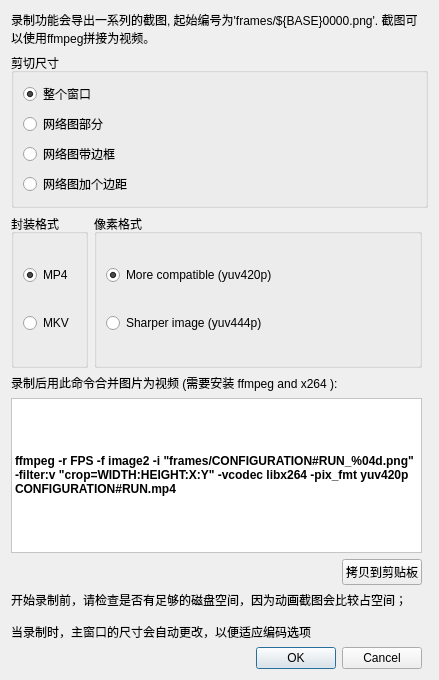
<?xml version="1.0" encoding="UTF-8"?>
<ui version="4.0">
 <class>VideoRecordingDialog</class>
 <widget class="QDialog" name="VideoRecordingDialog">
  <property name="geometry">
   <rect>
    <x>0</x>
    <y>0</y>
    <width>439</width>
    <height>680</height>
   </rect>
  </property>
  <property name="windowTitle">
   <string>Video Recording</string>
  </property>
  <layout class="QGridLayout" name="gridLayout">
   <item row="6" column="0">
    <widget class="QGroupBox" name="containerFormatGroup">
     <property name="sizePolicy">
      <sizepolicy hsizetype="Preferred" vsizetype="MinimumExpanding">
       <horstretch>0</horstretch>
       <verstretch>0</verstretch>
      </sizepolicy>
     </property>
     <property name="title">
      <string>封装格式</string>
     </property>
     <layout class="QVBoxLayout" name="verticalLayout_3">
      <item>
       <widget class="QRadioButton" name="mp4">
        <property name="text">
         <string>MP4</string>
        </property>
        <property name="checked">
         <bool>true</bool>
        </property>
       </widget>
      </item>
      <item>
       <widget class="QRadioButton" name="mkv">
        <property name="text">
         <string>MKV</string>
        </property>
       </widget>
      </item>
     </layout>
    </widget>
   </item>
   <item row="11" column="1">
    <widget class="QDialogButtonBox" name="buttonBox">
     <property name="orientation">
      <enum>Qt::Horizontal</enum>
     </property>
     <property name="standardButtons">
      <set>QDialogButtonBox::Cancel|QDialogButtonBox::Ok</set>
     </property>
    </widget>
   </item>
   <item row="5" column="0" colspan="3">
    <widget class="QGroupBox" name="recordingAreaGroup">
     <property name="sizePolicy">
      <sizepolicy hsizetype="Preferred" vsizetype="MinimumExpanding">
       <horstretch>0</horstretch>
       <verstretch>0</verstretch>
      </sizepolicy>
     </property>
     <property name="title">
      <string>剪切尺寸</string>
     </property>
     <layout class="QVBoxLayout" name="verticalLayout">
      <item>
       <widget class="QRadioButton" name="window">
        <property name="text">
         <string>整个窗口</string>
        </property>
        <property name="checked">
         <bool>true</bool>
        </property>
       </widget>
      </item>
      <item>
       <widget class="QRadioButton" name="network">
        <property name="text">
         <string>网络图部分</string>
        </property>
       </widget>
      </item>
      <item>
       <widget class="QRadioButton" name="border">
        <property name="text">
         <string>网络图带边框</string>
        </property>
       </widget>
      </item>
      <item>
       <widget class="QRadioButton" name="padding">
        <property name="text">
         <string>网络图加个边距</string>
        </property>
       </widget>
      </item>
     </layout>
    </widget>
   </item>
   <item row="0" column="0" colspan="3">
    <widget class="QLabel" name="topLabel">
     <property name="sizePolicy">
      <sizepolicy hsizetype="Preferred" vsizetype="Preferred">
       <horstretch>0</horstretch>
       <verstretch>0</verstretch>
      </sizepolicy>
     </property>
     <property name="text">
      <string>录制功能会导出一系列的截图, 起始编号为'frames/${BASE}0000.png'. 截图可以使用ffmpeg拼接为视频。</string>
     </property>
     <property name="wordWrap">
      <bool>true</bool>
     </property>
    </widget>
   </item>
   <item row="10" column="0" colspan="3">
    <widget class="QLabel" name="bottomLabel">
     <property name="sizePolicy">
      <sizepolicy hsizetype="Preferred" vsizetype="Preferred">
       <horstretch>0</horstretch>
       <verstretch>0</verstretch>
      </sizepolicy>
     </property>
     <property name="text">
      <string>开始录制前，请检查是否有足够的磁盘空间，因为动画截图会比较占空间；&lt;br/&gt;&lt;br/&gt;当录制时，主窗口的尺寸会自动更改，以便适应编码选项</string>
     </property>
     <property name="wordWrap">
      <bool>true</bool>
     </property>
    </widget>
   </item>
   <item row="6" column="1">
    <widget class="QGroupBox" name="pixelFormatGroup">
     <property name="sizePolicy">
      <sizepolicy hsizetype="Preferred" vsizetype="MinimumExpanding">
       <horstretch>0</horstretch>
       <verstretch>0</verstretch>
      </sizepolicy>
     </property>
     <property name="title">
      <string>像素格式</string>
     </property>
     <layout class="QVBoxLayout" name="verticalLayout_2">
      <item>
       <widget class="QRadioButton" name="compatible">
        <property name="text">
         <string>More compatible (yuv420p)</string>
        </property>
        <property name="checked">
         <bool>true</bool>
        </property>
       </widget>
      </item>
      <item>
       <widget class="QRadioButton" name="sharper">
        <property name="text">
         <string>Sharper image (yuv444p)</string>
        </property>
       </widget>
      </item>
     </layout>
    </widget>
   </item>
   <item row="9" column="0" colspan="2" alignment="Qt::AlignRight">
    <widget class="QPushButton" name="copyButton">
     <property name="text">
      <string>拷贝到剪贴板</string>
     </property>
    </widget>
   </item>
   <item row="7" column="0" colspan="2">
    <widget class="QLabel" name="middleLabel">
     <property name="text">
      <string>录制后用此命令合并图片为视频 (需要安装 ffmpeg and x264 ):</string>
     </property>
     <property name="wordWrap">
      <bool>true</bool>
     </property>
    </widget>
   </item>
   <item row="8" column="0" colspan="2">
    <widget class="QLabel" name="commandLabel">
     <property name="sizePolicy">
      <sizepolicy hsizetype="Preferred" vsizetype="MinimumExpanding">
       <horstretch>0</horstretch>
       <verstretch>0</verstretch>
      </sizepolicy>
     </property>
     <property name="styleSheet">
      <string notr="true">background-color: palette(base);</string>
     </property>
     <property name="frameShape">
      <enum>QFrame::StyledPanel</enum>
     </property>
     <property name="text">
      <string>&lt;html&gt;&lt;head/&gt;&lt;body&gt;&lt;p&gt;&lt;span style=&quot; font-family:'monospace'; font-weight:600;&quot;&gt;ffmpeg -r FPS -f image2 -i &quot;frames/CONFIGURATION#RUN_%04d.png&quot; -filter:v &quot;crop=WIDTH:HEIGHT:X:Y&quot; -vcodec libx264 -pix_fmt yuv420p CONFIGURATION#RUN.mp4&lt;/span&gt;&lt;/p&gt;&lt;/body&gt;&lt;/html&gt;</string>
     </property>
     <property name="wordWrap">
      <bool>true</bool>
     </property>
     <property name="margin">
      <number>6</number>
     </property>
     <property name="textInteractionFlags">
      <set>Qt::TextSelectableByKeyboard|Qt::TextSelectableByMouse</set>
     </property>
    </widget>
   </item>
  </layout>
 </widget>
 <resources/>
 <connections>
  <connection>
   <sender>buttonBox</sender>
   <signal>accepted()</signal>
   <receiver>VideoRecordingDialog</receiver>
   <slot>accept()</slot>
   <hints>
    <hint type="sourcelabel">
     <x>248</x>
     <y>254</y>
    </hint>
    <hint type="destinationlabel">
     <x>157</x>
     <y>274</y>
    </hint>
   </hints>
  </connection>
  <connection>
   <sender>buttonBox</sender>
   <signal>rejected()</signal>
   <receiver>VideoRecordingDialog</receiver>
   <slot>reject()</slot>
   <hints>
    <hint type="sourcelabel">
     <x>316</x>
     <y>260</y>
    </hint>
    <hint type="destinationlabel">
     <x>286</x>
     <y>274</y>
    </hint>
   </hints>
  </connection>
 </connections>
</ui>
